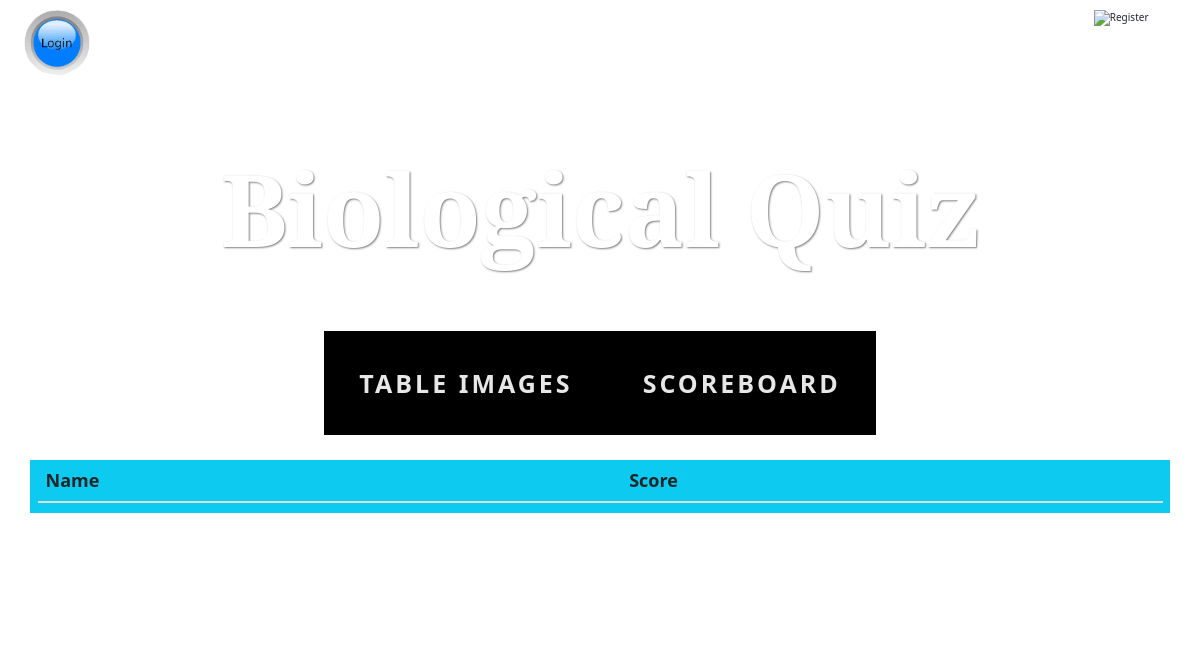
The app's page /score, older data.
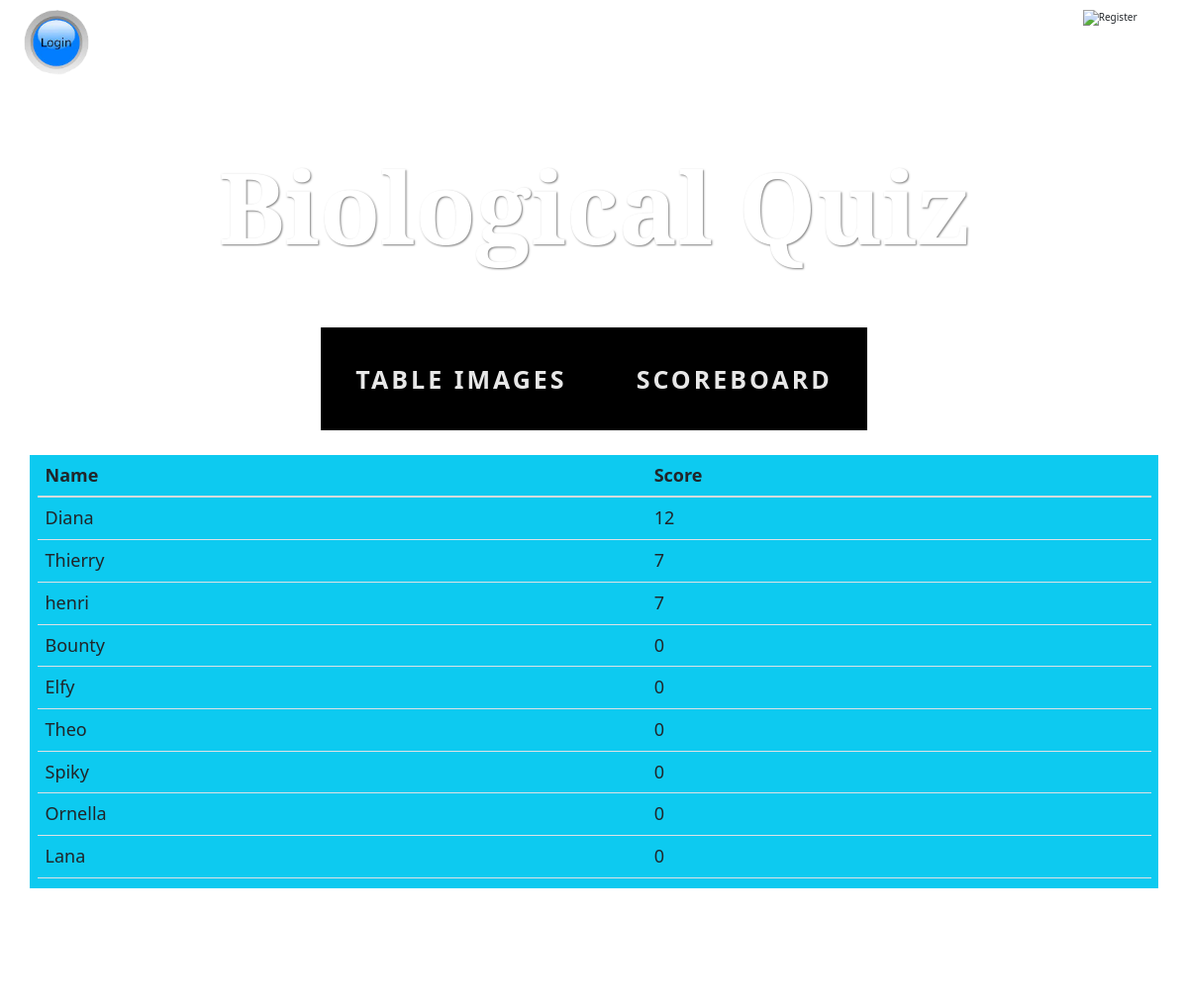
The same page, newer data.
### quizz/models.py (models this page shows)
class Profile(models.Model):
    profile_id = models.IntegerField(primary_key=True)
    user = models.OneToOneField(User, on_delete=models.CASCADE)
    score = models.IntegerField()

### home/views.py (the view)
# urls.py: path('score', views.score, name='table_score'),
def score(request):
    score_user = retrieve_score(request)
    score = Profile.objects.all()
    data = {"score_user" : score, "score": score_user}
    return render(request, 'home/score.html', data)

### quizz/views.py (called while the page is built)
def retrieve_score(request):
    score=""
    if request.user.is_authenticated:
        score = Profile.objects.get(user=request.user)
    return score

### home/templates/home/score.html (shortened to what this page needs)
{% extends 'home/base.html' %}
{% load static %}
{% block style%}
    <link rel="stylesheet" href="https://unpkg.com/bootstrap-table@1.16.0/dist/bootstrap-table.min.css">
{% endblock %}
{% block body %}
    <section class="container bg-info">
        <div class="row">
            <div class="col">
                <table class="table ui-widget" id="table" data-toggle="table" data-search="true" aria-autocomplete="inline" style="font-size:large;">
                    <thead class="thead-dark">
                        <tr>
                            <th scope="col" data-sortable="true" data-field="name">Name</th>
                            <th scope="col" data-sortable="true" data-field="score">Score</th>
                        </tr>
                    </thead>
                    <tbody>
                        {% for score in score_user %}
                            <tr>
                                <td>{{ score.user }}</td>
                                <td>{{ score.score }}</td>
                            </tr>
                        {% endfor %}
                    </tbody>
                </table>
            </div>
        </div>
    </section>
{% endblock %}

### home/templates/home/base.html (shortened to what this page needs)
{% load static %}
<!DOCTYPE html>
<html lang="en">
    <head>
        <link rel="stylesheet" type="text/css" href="{% static 'css/bootstrap_min2.css' %}" />
        <link rel="stylesheet" type="text/css" href="{% static 'css/business-casual.css' %}" />
        <link href="https://cdn.jsdelivr.net/npm/bootstrap@5.1.3/dist/css/bootstrap.min.css"
        rel="stylesheet"
>
        {% block style %}{% endblock %}
    </head>
    <body id="body">
        <div class="container-fluid d-sm-flex flex-column" >
            {% static "" as baseUrl %}
            <div class="d-sm-flex flex-sm-row justify-content-between my-3">
                {% if user.is_authenticated %}
                    <div class="col-2 h-25">
                        <img src="{{ baseUrl }}/img/connect.png" class="img-fluid w-25 h-25" alt="Profil : ">
                        <span class="text-white display-6 mx-3" style="font-weight: bold;">{{ user.get_username }}</span>
                    </div>
                    <div class="col-2 h-25">
                            <img src="{{ baseUrl }}/img/score2.png" class="img-fluid w-25 h-25" alt="Score :">
                            <span class="text-white display-5 mx-3" id="score" style="font-weight: bold;">{{ score.score }} points</span>
                    </div>
                    <div class="col-1 h-50">
                        <input type="image" id="image_logout" alt="Login" src="{{ baseUrl }}/img/logout.png" class="img-fluid  w-50 h-50" onclick=window.location.href="{% url 'quizz:logout' %}?next=/">
                    </div>
                {% else %}
                    <div class="col-1">
                        <input type="image" id="image_login" alt="Login" src="{{ baseUrl }}/img/login.png" class="img-fluid " onclick=window.location.href="{% url 'quizz:login' %}?next={{ resquest.path }}">
                    </div>
                    <div class="col-1">
                        <input type="image" id="image_register" alt="Register" src="{{ baseUrl }}/img/register.jpg" class="img-fluid " onclick=window.location.href="{% url 'quizz:register' %}">
                    </div>
                {% endif %}
            </div>
        </div>
        <header>
            <a class="brand text-center" href="/">Biological Quiz</a>
        </header>
        <nav class="navbar navbar-default" role="navigation">
            <div class="container-fluid-center">
                <div class="collapse navbar-collapse" id="bs-example-navbar-collapse-1">
                    <ul class="nav justify-centent-center bg-black">
                        <li class="nav-item">
                            <a class="nav_link active" href="{% url 'home:data' %}" style="font-weight:bold;">Table Images</a>
                        </li>
                        <li class="nav-item">
                            <a class="nav_link active" href="{% url 'home:table_score' %}" style="font-weight:bold;">Scoreboard</a>
                        </li>
                    </ul>
                </div>
            </div>
        </nav>
        {% block body %}{% endblock %}
        <footer>
            <div class="container-fluid">
                <div class="row">
                    <div class="col-lg-12 text-center">
                        <p>Copyright &copy; <a href="https://github.com/TigiGln/Quizz.git" target="_blank">Thierry Galliano</a></p>
                    </div>
                </div>
            </div>
        </footer>
    </body>
</html>

### static/css/business-casual.css (style rules this page uses)
body { font-family: "Open Sans","Helvetica Neue",Helvetica,Arial,sans-serif; background: url('../img/test_img.png') no-repeat center center fixed; -webkit-background-size: cover; -moz-background-size: cover; background-size: cover; -o-background-size: cover; }
p { font-size: 1.25em; line-height: 1.6; color: rgb(218, 12, 12); }
.brand, .address-bar { display: none; }
.justify-centent-center { text-transform: uppercase; font-weight: 400; letter-spacing: 3px; }
.brand { font-size: 10em; }
footer p { margin: 0; padding: 50px 0; color: white; }
footer a { color: white; }
@media screen and (min-width:768px) { .brand { display: inherit; margin: 0; padding: 0; text-align: center; text-shadow: 1px 1px 2px rgba(0,0,0,0.5); font-family: "Josefin Slab","Helvetica Neue",Helvetica,Arial,sans-serif; font-size: 5em; font-weight: 700; line-height: normal; color: #fff; } }
@media screen and (min-width:768px) { .navbar { border-radius: 0; } }
@media screen and (min-width:768px) { .navbar { min-height: 0; } }
@media screen and (min-width:768px) { .navbar-default { border: none; } }
@media screen and (min-width:768px) { .nav>li>a { padding: 35px; } }
@media screen and (min-width:768px) { .justify-centent-center>li>a { line-height: normal; } }
@media screen and (min-width:768px) { .justify-centent-center { display: table; float: none; margin: 0 auto; table-layout: fixed; font-size: 2.5em; } }
@media screen and (min-width:768px) { .justify-centent-center a { text-decoration:none; } }
.brand { color: white; text-decoration: none; margin: 50px; font-size: 10em; }

Row changes from the older to the newer data that the page shows:
added Profile: user "Diana", score "12"
added Profile: user "Thierry", score "7"
added Profile: user "henri", score "7"
added Profile: user "Bounty", score "0"
added Profile: user "Elfy", score "0"
added Profile: user "Theo", score "0"
added Profile: user "Spiky", score "0"
added Profile: user "Ornella", score "0"
added Profile: user "Lana", score "0"
